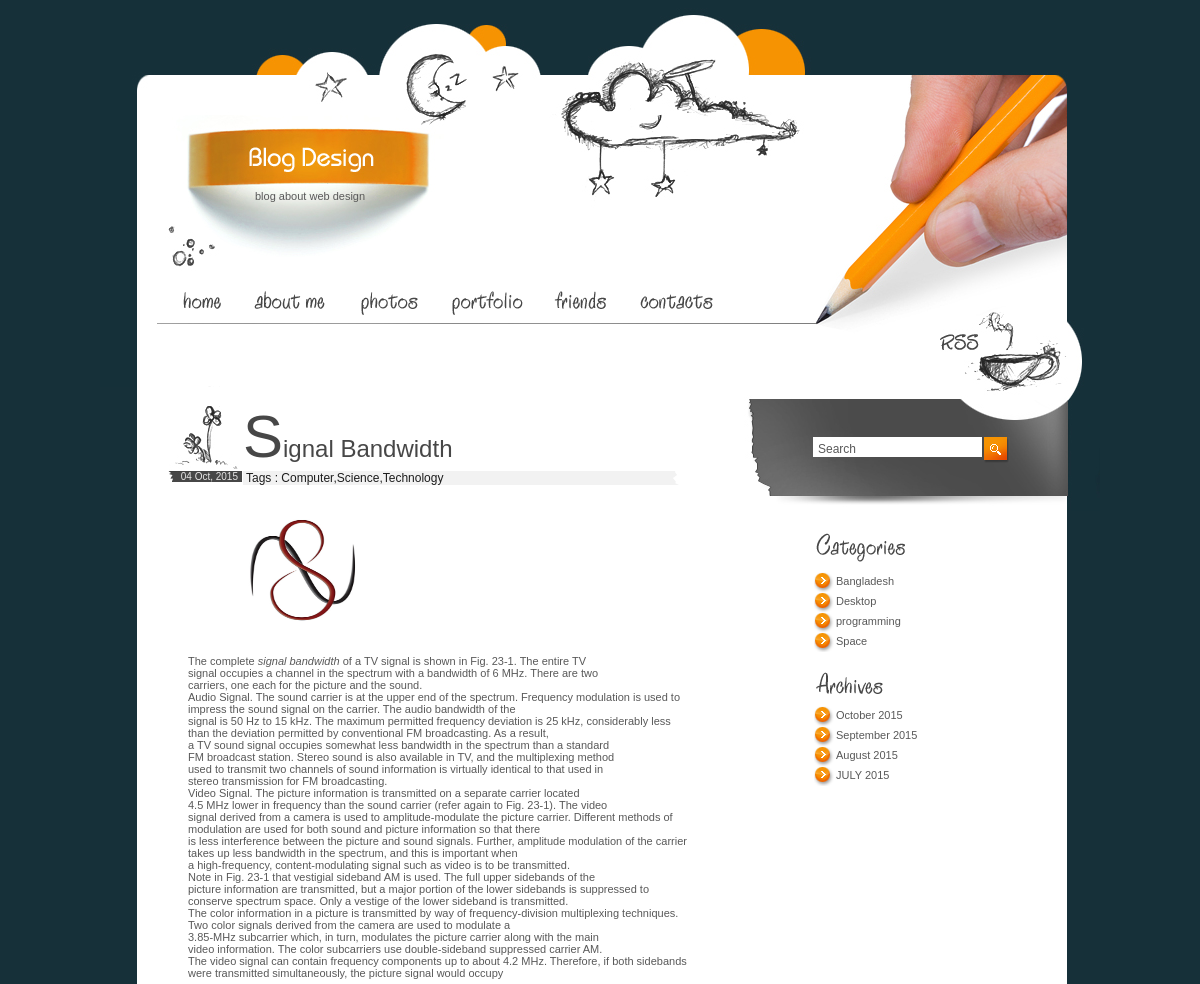
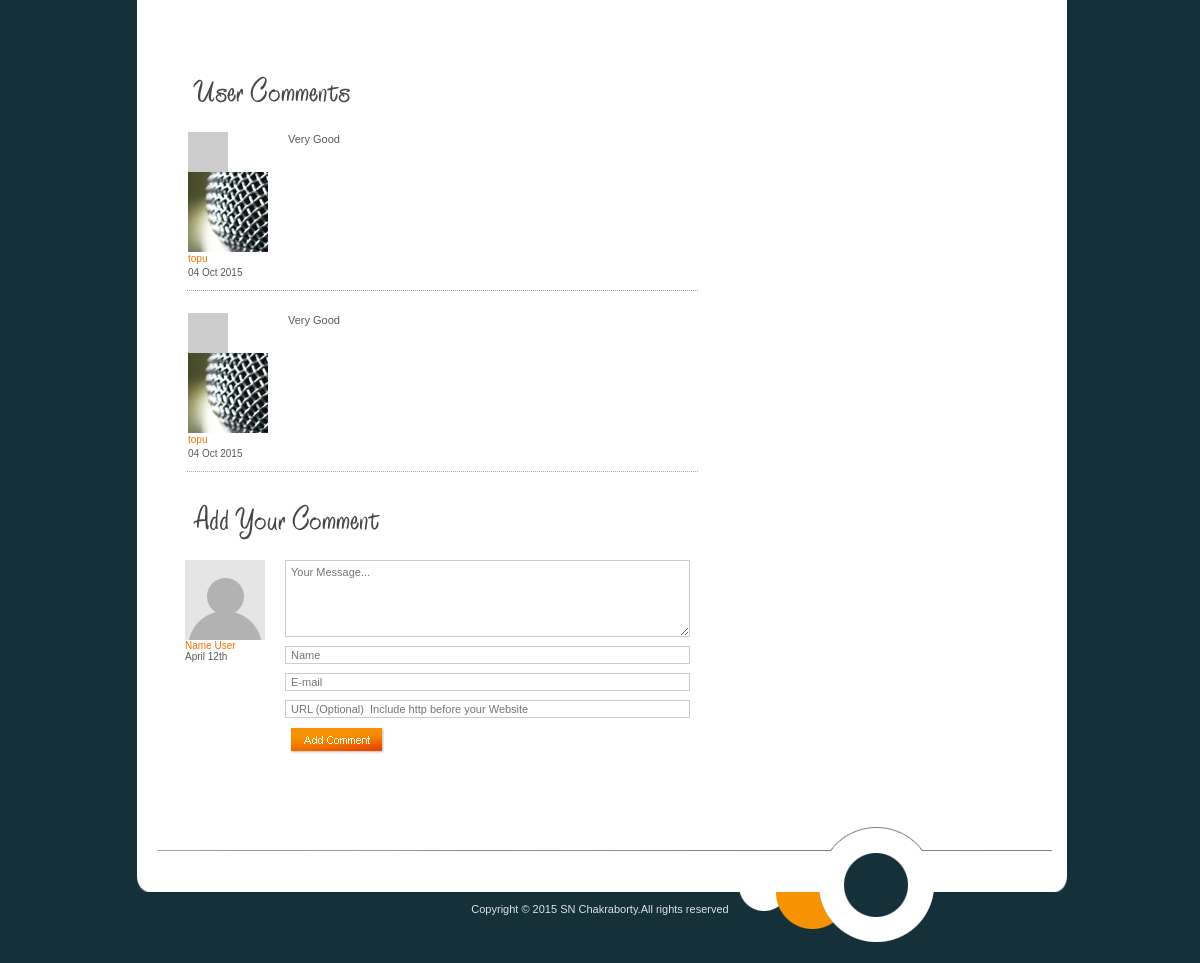
The app's page /index2.php?id=9 with its own data (2 pictures, top to bottom).
### tables this page shows
CREATE TABLE IF NOT EXISTS `tbl_post` (
  `post_id` int(11) NOT NULL AUTO_INCREMENT,
  `post_title` varchar(255) NOT NULL,
  `post_description` longtext NOT NULL,
  `post_image` varchar(255) NOT NULL,
  `cat_id` int(11) NOT NULL,
  `tag_id` varchar(255) NOT NULL,
  `post_date` varchar(255) NOT NULL,
  `month` varchar(2) NOT NULL,
  `year` varchar(4) NOT NULL,
  `post_timestamp` varchar(255) NOT NULL,
  PRIMARY KEY (`post_id`)
);

CREATE TABLE IF NOT EXISTS `tbl_comment` (
  `c_id` int(11) NOT NULL AUTO_INCREMENT,
  `c_name` varchar(255) NOT NULL,
  `c_email` varchar(255) NOT NULL,
  `c_url` varchar(255) NOT NULL,
  `c_message` text NOT NULL,
  `c_date` varchar(255) NOT NULL,
  `post_id` int(11) NOT NULL,
  `action` int(11) NOT NULL,
  PRIMARY KEY (`c_id`)
);

CREATE TABLE IF NOT EXISTS `tbl_category` (
  `cat_id` int(11) NOT NULL AUTO_INCREMENT,
  `cat_name` varchar(255) NOT NULL,
  PRIMARY KEY (`cat_id`)
);

CREATE TABLE IF NOT EXISTS `tbl_footer` (
  `id` int(11) NOT NULL AUTO_INCREMENT,
  `description` varchar(100) NOT NULL,
  PRIMARY KEY (`id`),
  UNIQUE KEY `id` (`id`)
);

### index2.php (the view, shortened to what this page needs)
<?php
$id=$_REQUEST['id'];
?>
<?php include('header.php'); ?>
                 <?php
        			 include('config.php');
					 $statement=$db->prepare("select * from tbl_post where post_id=?");
					 $statement->execute(array($id));
					 $result=$statement->fetchAll(PDO::FETCH_ASSOC);
					 foreach($result as $row)
					 {
						 ?>
					<div class="post">
						<h2><?php echo $row['post_title']; ?></h2>
						<div><span class="date">
										<?php
				$post_date=$row['post_date'];
				$post_day=substr($post_date,8,2);
				$post_month=substr($post_date,5,2);
				$post_year=substr($post_date,0,4);
				if($post_month=='10') {$post_month='Oct';}
				echo $post_day." ".$post_month.", ".$post_year;
			?>
						</span>
						<span class="categories">Tags :
				<?php
								$arr=explode(',',$row['tag_id']);
								$arr_count=count(explode(',',$row['tag_id']));
								$k=0;
								for($j=0;$j<$arr_count;$j++)
								{
									 $statement1=$db->prepare("select * from tbl_tag where tag_id=?");
									 $statement1->execute(array($arr[$j]));
									 $result1=$statement1->fetchAll(PDO::FETCH_ASSOC);
									 foreach($result1 as $row1)
									 {
										$arr1[$k]=$row1['tag_name'];
									 }
								   $k++;
                                }
								$tag_names=implode(",",$arr1);
								echo $tag_names;
                              ?>
				</span>
				</div>
						<div class="description">
							<p>
							<a class="fancybox-effects-a" href="uploads/<?php echo $row['post_image'];?>" title="Lorem ipsum dolor sit amet, consectetur adipiscing elit"><img src="uploads/<?php echo $row['post_image'];?>" alt="" width="200" height="130" /></a>
							<?php echo $row['post_description']; ?>
						</div>
						<p></p>
					</div>
			<?php
					 }
             ?>
			<div id="comments">
			<img src="images/title3.gif" alt="" width="216" height="39" /><br />
			<?php
			$statement=$db->prepare("select * from tbl_comment where action=1 and post_id=?");
			$statement->execute(array($id));
			$result=$statement->fetchAll(PDO::FETCH_ASSOC);
					 ?>
				  <?php
			foreach($result as $row)
			{
			  ?>
				<div class="comment">
					<div class="avatar">
					    <?php
							$gravatarMd5=md5($row['c_email']);
							?>
							<img src="http://www.gravatar.com/avatar/<?php echo $gravatarMd5;?>" alt="" width="40px">
						<img src="images/avatar1.jpg" alt="" width="80" height="80" /><br />
						<span>
					    <?php
						if(empty($row['c_url']))
						echo $row['c_name'];
					    else
						{
							echo "<a href='".$row['c_url']."'>";
							echo $row['c_name'];
							echo "</a>";
						}
						?>
						</span><br />
						<?php
						$date=$row['c_date'];
						$year=substr($date,0,4);
						$month=substr($date,5,2);
						$post_day=substr($post_date,8,2);
						if($month=='10') {$post_month='Oct';}
						echo "$post_day"." "."$post_month"." "."$year";
						?>
					</div>
					<p>
						 <?php
							    echo $row['c_message'];
						 ?>
					</p>
				</div>
            <?php
			}
			?>
				<div id="add">
					<img src="images/title4.gif" alt="" width="216" height="47" class="title" /><br />
					<div class="avatar">
						<img src="images/avatar2.gif" alt="" width="80" height="80" /><br />
						<span>Name User</span><br />
						April 12th
					</div>
					<div class="form">
						<form action="index2.php?id=<?php echo $id;?>" method="POST">
							<textarea  name="c_message" placeholder="Your Message..."></textarea><br />
							<input type="text" name="c_name" placeholder="Name" /><br />
							<input type="text" name="c_email" placeholder="E-mail" /><br />
							<input type="text" name="c_url" placeholder="URL (Optional)  Include http before your Website" /><br />
							<input type="image" src="images/button.gif" alt=""name="form1">
						</form>
					</div>
				</div>
			</div>
<?php include('footer.php'); ?>

### footer.php (shortened to what this page needs)
		</div>
		<div id="sidebar">
		    <div id="search">
				<input type="text" value="Search"> <a href="#"><img src="images/go.gif" alt="" width="26" height="26" /></a>
			</div>
			<div class="list">
				<img src="images/title1.gif" alt="" width="186" height="36" />
			<ul>
					 <?php
					 include('config.php');
					  $statement=$db->prepare("select * from tbl_category order by cat_name asc");
					 $statement->execute(array());
					 $result=$statement->fetchAll(PDO::FETCH_ASSOC);
					 foreach($result as $row)
					 {
						 ?>
						 <li><a href="category.php?id=<?php echo $row['cat_id']; ?>"><?php echo $row['cat_name']; ?></a></li>
						 <?php
					 }
					 ?>
			 </ul>
				<img src="images/title2.gif" alt="" width="180" height="34" /><br>
				<?php
				     $j=0;
					 $statement=$db->prepare("select distinct(post_date) from tbl_post order by post_date desc");
					 $statement->execute(array());
					 $result=$statement->fetchAll(PDO::FETCH_ASSOC);
					 foreach($result as $row)
					 {
						 $ym=substr($row['post_date'],0,7);
						 $arr_date[$j]=$ym;
						 $j++;
					 }
					 $result=array_unique($arr_date);
					 $final_val=implode(",",$result);
					 $final_arr_date=explode(",",$final_val);
					 $final_arr_date_count=count(explode(",",$final_val));
					 ?>
				<ul>
				    <?php
					for($j=0;$j<$final_arr_date_count;$j++)
					 {
						$year=substr($final_arr_date[$j],0,4);
						$month=substr($final_arr_date[$j],5,2);
						if($month=='07') {$post_month='JULY';}
						if($month=='08') {$post_month='August';}
						if($month=='09') {$post_month='September';}
						if($month=='10') {$post_month='October';}
					?>
				     <li><a href="archives.php?date=<?php echo $final_arr_date[$j];?>">
						 <?php echo $post_month." ".$year."<br>"; ?>
						 </a>
					</li>
					<?php
				     		}
					?>
				</ul>
			</div>
		</div>
	</div>
	<div id="footer">
		<p>
		   <?php
		   include('config.php');
		  $statement=$db->prepare("select * from tbl_footer where id=1");
		 $statement->execute(array());
		 $result=$statement->fetchAll(PDO::FETCH_ASSOC);
		 foreach($result as $row)
		 {
			 echo $row['description'];
		 }
		    ?>
		</p>
	</div>
</body>
</html>

### style.css (style rules this page uses)
* { margin:0px; padding:0px; }
img { border:0px }
html { width:100%; height:100%; background-color:#163039; }
body { width:1000px; height:100%; position:relative; margin:0 auto; background-image:url(images/bg.gif); background-position:top left; background-repeat:repeat-y; }
html > body { height:auto; min-height:100%; }
#footer { height:150px; position:absolute; bottom:0px; background-image:url(images/footer_bg.jpg); background-position:top left; background-repeat:no-repeat; width:1000px; font-family:Tahoma, sans-serif; font-size:11px; color:#D8E4E8; }
#footer p { width:100%; text-align:center; padding:90px 0 0 0 }
#sidebar { width:356px; float:left }
.post { padding:0 0 35px 0; overflow:hidden; width:532px; float:left; }
.post h2 { font-family:Arial, Helvetica, sans-serif; font-size:24px; color:#474747; font-weight:normal; display:block; padding:15px 0 0 75px; / line-height:70px; background-image:url(images/h_bg.jpg); background-position:bottom left; background-repeat:no-repeat; }
.post h2:first-letter { font-size:60px; }
.date { display:block; float:left; background-image:url(images/date_bg.gif); background-position:top left; background-repeat:no-repeat; width:70px; text-align:right; font-family:Arial, Helvetica, sans-serif; font-size:10px; color:#E6E5E5; padding:0 4px 0 0 }
.categories { display:block; float:left; background-image:url(images/categories_bg.gif); background-position:top left; background-repeat:no-repeat; width:454px; font-family:Arial, Helvetica, sans-serif; font-size:12px; color:#1D1D1D; padding:0 0 0 4px }
.description { padding:20px 0 0 0; float:left; margin:0 0 15px 0; / margin:0; }
.post .description img { float:center; padding:0 25px 20px 15px; margin:0px; }
.post .description p { display:block; width:95%; padding:0 0 0 20px }
#search { background-image:url(images/search_bg.jpg); background-position:top left; background-repeat:no-repeat; width:356px; height:124px; margin:0 0 20px 0 }
#search input { width:169px; height:20px; border:0px; line-height:15px; font-family:Arial, Helvetica, sans-serif; font-size:12px; color:#595959; margin:50px 0 0 69px; padding:3px 0 0 5px; float:left }
#search a { display:block; float:left; margin:50px 0 0 2px }
.list { padding:0 0 15px 35px; margin-left:30px; }
.list ul { width:290px; overflow:hidden; padding:5px 0 15px 5px }
.list li { list-style-type:none; background-image:url(images/bullet.gif); background-position:top left; background-repeat:no-repeat; padding:0 0 5px 22px; line-height:15px; height:15px; width:240px; float:left; }
.list a { font-family:Arial, Helvetica, sans-serif; font-size:11px; color:#595959; text-decoration:none; }
.post p { width:511px; padding:13px 0 0 20px; }
.post p img { margin:5px 0 0 0 }
#comments { padding:15px 0 0 17px; width:515px; float:left; display:inline; }
#posts .comment { background-image:url(images/dots.gif); background-position:bottom left; background-repeat:repeat-x; padding:20px 0 11px 2px; line-height:14px; font-family:Arial, Helvetica, sans-serif; font-size:11px; float:left; border:1px solid white }
.comment span, .avatar span { font-family:Arial, Helvetica, sans-serif; font-size:10px; color:#F17102; padding:0px; }
.avatar { width:100px; float:left; font-size:10px; }
#posts .comment p { display:block; float:left; width:410px; }
#add { padding:25px 0 50px 0; float:left }
.title { margin:0 0 15px 0 }
.form { width:412px; float:left; }
.form input { width:405px; border:1px solid #CCCCCC; height:18px; margin:0 0 9px 0; padding:0 0 0 5px; font-family:Arial, Helvetica, sans-serif; font-size:11px; color:#595959 }
.form textarea { width:405px; border:1px solid #CCCCCC; height:77px; overflow:hidden; margin:0 0 9px 0; padding:5px 0 0 5px; font-family:Arial, Helvetica, sans-serif; font-size:11px; color:#595959 }
input[type=image] { width:94px; height:27px; border:0px; }

### records on screen
tbl_post: post_title "Signal Bandwidth", post_date "04", post_date "Oct", post_date "2015", tag_names "Computer,Science,Technology", post_image (picture), post_description "The complete signal bandwidth of a TV signal is shown in Fig. 23-1. The entire TV signal occupies a channel in the spectrum with a bandwidth of 6 MHz. There are two carriers, one each for the picture and the sound. Audio Signal. The sound carrier is at the upper end of the spectrum. Frequency modulation is used to impress the sound signal on the carrier. The audio bandwidth of the signal is 50 Hz to 15 kHz. The maximum permitted frequency deviation is 25 kHz, considerably less than the deviation permitted by conventional FM broadcasting. As a result, a TV sound signal occupies somewhat less bandwidth in the spectrum than a standard FM broadcast station. Stereo sound is also available in TV,…"
tbl_comment: c_name "topu", post.post_date "04", c_date "Oct", c_date "2015", c_message "Very Good"
tbl_comment: c_name "topu", post.post_date "04", c_date "Oct", c_date "2015", c_message "Very Good"
tbl_category: cat_name "Bangladesh"
tbl_category: cat_name "Desktop"
tbl_category: cat_name "programming"
tbl_category: cat_name "Space"
tbl_footer: description "Copyright © 2015 SN Chakraborty.All rights reserved"

### other values on screen
$post_month "October"
$year "2015"
$post_month "September"
$post_month "August"
$post_month "JULY"
